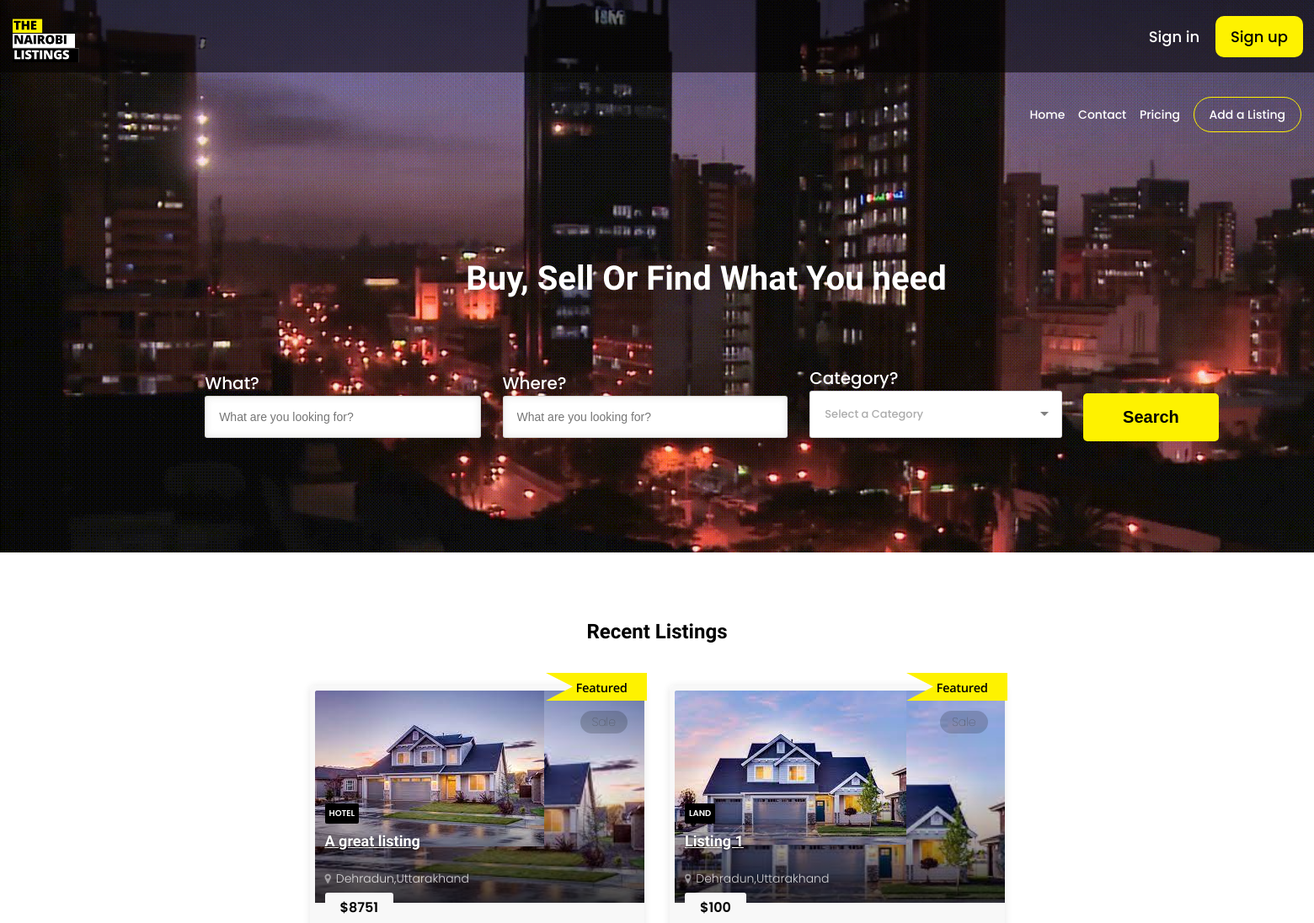
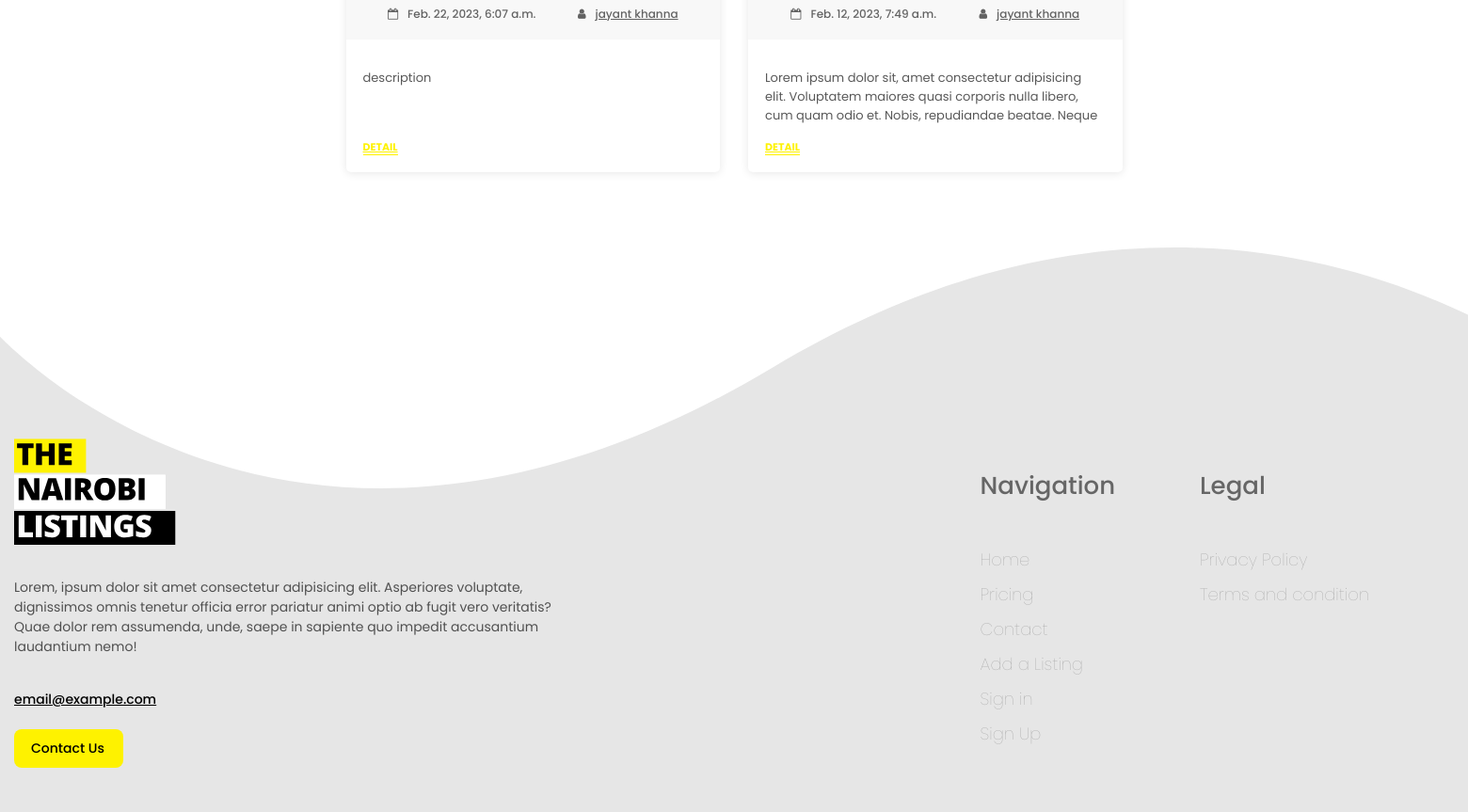
The page / on the database its author committed (2 pictures, top to bottom).
### Nairobi_app/models.py (models this page shows)
class Listing(models.Model):
    name = models.CharField(max_length=100)
    description = models.CharField(max_length=10000)
    price = models.CharField(max_length=100)
    featured = models.BooleanField(default=False)
    category = models.CharField(max_length=100)
    user = models.ForeignKey(User, on_delete=models.CASCADE)
    user_name = models.CharField(max_length=100)
    main_image = models.ImageField(upload_to='static/listing_images/')
    image1 = models.ImageField(upload_to='static/listing_images/',blank=True,null=True)
    image2 = models.ImageField(upload_to='static/listing_images/',blank=True,null=True)
    image3 = models.ImageField(upload_to='static/listing_images/',blank=True,null=True)
    image4 = models.ImageField(upload_to='static/listing_images/',blank=True,null=True)
    image5 = models.ImageField(upload_to='static/listing_images/',blank=True,null=True)
    city = models.CharField(max_length=100)
    state = models.CharField(max_length=100)
    tag = models.CharField(max_length=100)
    country = models.CharField(max_length=100)
    date_added = models.DateTimeField(auto_now_add=True)
    status = models.CharField(max_length=100,default="pending")
    feature1 = models.CharField(max_length=100,blank=True,null=True)
    feature2 = models.CharField(max_length=100,blank=True,null=True)
    feature3 = models.CharField(max_length=100,blank=True,null=True)
    feature4 = models.CharField(max_length=100,blank=True,null=True)
    feature5 = models.CharField(max_length=100,blank=True,null=True)
    feature6 = models.CharField(max_length=100,blank=True,null=True)
    rating = models.CharField(max_length=100,default="1")
    video_360_link = models.CharField(max_length=1000,blank=True,null=True)
    google_map_link = models.CharField(max_length=10000,blank=True,null=True)

### Nairobi_app/views.py (the view, shortened to what this page needs)
# urls.py: path('', views.index, name='index'),
def index(request):
    listings = Listing.objects.all().order_by('?')[:8]
    return render(request, 'index.html',{'login': False,'listings': listings})

### templates/index.html (shortened to what this page needs)
{% load static %}
<!doctype html>
<html lang="en">
<head>
    <link rel="stylesheet" href="{% static 'css/bootstrap.css' %}" type="text/css">
    <link rel="stylesheet" href="{% static 'css/font-awesome.css' %}" type="text/css">
    <link rel="stylesheet" href="{% static 'css/selectize.css' %}" type="text/css">
    <link rel="stylesheet" href="{% static 'css/style.css' %}">
    <link rel="stylesheet" href="{% static 'css/index.css' %}">
    <link rel="stylesheet" href="https://cdnjs.cloudflare.com/ajax/libs/font-awesome/4.7.0/css/font-awesome.min.css">
</head>
<body>
    <body>
        <div class="page home-page">
            <header id="header">
                {% if login %}
                <div id="user_profile">
                    <div id="left_signin">
                        <img src="{% static 'images/logo.svg' %}" alt="" id="logo">
                    </div>
                    <div id="right_signin">
                        <a href="javascript:void(0)" onclick="open_user_details_modal()" id="right_signin_a">
                            <img id="user_img" src="{{user.image.url}}" alt="">
                            <p>Hi {{username}}</p>
                        </a>
                    </div>
                </div>
                {% else %}
                <div id="sign_up_in">
                    <div id="left_signin">
                        <img src="{% static 'images/logo.svg' %}" alt="" id="logo">
                    </div>
                    <div id="right_signin">
                        <a href="login" id="sign_in">Sign in</a>
                        <a href="signup" id="sign_up">Sign up</a>
                    </div>
                </div>
                {% endif %}
                <div id="header_top">
                    <div id="header_right">
                        <a href="home">Home</a>
                        <a href="contact">Contact</a>
                        <a href="pricing">Pricing</a>
                        <a href="submitad" id="submit_ad">Add a Listing</a>
                    </div>
                </div>
                <div id="header_bottom">
                    <h2>Buy, Sell Or Find What You need</h2>
                    <div id="search">
                        <form action="search_listing" method="GET">
                            <div id="what">
                                <label class="label_header" for="what-input">What?</label>
                                <input id="what-input" name="what" type="text" required placeholder="What are you looking for?">
                            </div>
                            <div id="where">
                                <label class="label_header" for="where-input">Where?</label>
                                <input type="text" id="where-input" name="where" required placeholder="What are you looking for?">
                            </div>
                            <div id="category">
                                <label class="label_header" id="category_label" for="">Category?</label>
                            </div>
                            <div id="submit">
                                <input type="submit" value="Search">
                            </div>
                        </form>
                    </div>
                </div>
            </header>
            <section style="background-color: white;" class="content">
                <section class="block">
                    <div class="container">
                        <div class="section-title clearfix">
                            <div class="float-xl-left float-md-left float-sm-none">
                                <h2 id="recent_listing">Recent Listings</h2>
                            </div>
                        </div>
                        <div class="items item-part masonry grid-xl-4-items grid-lg-3-items grid-md-2-items">
                            {% for listing in listings %}
                            <div class="item">
                                {% if listing.featured == True %}
                                <div id="featured"><img src="{% static 'images/featured_tag.svg' %}" alt=""></div>
                                {% endif %}
                                <div id="tag">{{listing.tag}}</div>
                                <div class="wrapper">
                                    <div class="image">
                                        <h3>
                                            <a href="#" class="tag category">{{listing.category}}</a>
                                            <a href="showlisting?listing_id={{listing.id}}" class="title">{{listing.name}}</a>
                                        </h3>
                                        <a href="showlisting?listing_id={{listing.id}}" class="image-wrapper background-image">
                                            <img src="{{listing.main_image.url}}" alt="">
                                        </a>
                                    </div>
                                    <h4 class="location">
                                        <a href="javascript:void(0)" style="text-decoration: none;">{{listing.city}},{{listing.state}}</a>
                                    </h4>
                                    <div class="price">${{listing.price}}</div>
                                    <div class="meta">
                                        <figure>
                                            <i class="fa fa-calendar-o"></i>{{listing.date_added}}
                                        </figure>
                                        <figure>
                                            <a href="userprofile?userid={{listing.user.id}}">
                                                <i class="fa fa-user"></i>{{listing.user_name}}
                                            </a>
                                        </figure>
                                    </div>
                                    <div class="description">
                                        <p>{{listing.description}}</p>
                                    </div>
                                    <a href="showlisting?listing_id={{listing.id}}" class="detail text-caps underline">Detail</a>
                                </div>
                            </div>
                            {% endfor %}
                        </div>
                    </div>
                </section>
            </section>
            <footer>
                <div id="left_footer">
                    <img src="{% static 'images/logo.svg' %}" alt="">
                    <br>
                    <p>Lorem, ipsum dolor sit amet consectetur adipisicing elit. Asperiores voluptate, dignissimos omnis tenetur officia error pariatur animi optio ab fugit vero veritatis? Quae dolor rem assumenda, unde, saepe in sapiente quo impedit accusantium laudantium nemo!</p>
                    <br>
                    <a href="" id="footer_mail">email@example.com</a>
                    <br>
                    <a href="contact" id="footer_contact_ud">Contact Us</a>
                </div>
                <div id="right_footer">
                    <div id="one_right">
                        <h4>Navigation</h4>
                        <a href="home">Home</a>
                        <a href="pricing">Pricing</a>
                        <a href="contact">Contact</a>
                        <a href="submitad">Add a Listing</a>
                        <a href="login">Sign in</a>
                        <a href="signup">Sign Up</a>
                    </div>
                    <div id="two_right">
                        <h4>Legal</h4>
                        <a href="privacy_policy">Privacy Policy</a>
                        <a href="terms_and_condition">Terms and condition</a>
                    </div>
                </div>
            </footer>
        </div>
</body>
</html>

### static/css/index.css (style rules this page uses)
body { background-color: white !important; }
#sign_up_in { background-color: rgb(3, 1, 2, 56%); display: flex; justify-content: space-between; align-items: center; padding-top: 18px; padding-bottom: 18px; padding-right: 13px; height: 50px; }
#sign_up_in a { color: white; text-decoration: none; font-size: 18px; }
#sign_up { margin-left: 15px; background-color: #FEF200; padding: 12px 18px; border-radius: 10px; color: black !important; }
#header { background : url('../images/bg.png'); height: 656px; }
#logo { margin-left: 15px; margin-top: 15px; cursor: pointer; width: 115px; }
#header_bottom { margin-top: 150px; }
#header_top { display: flex; justify-content: space-between; align-items: center; }
#header_right { margin-top: 40px; margin-right: 15px; }
#header_right a { margin-left: 12px; color: white; font-size: 14px; text-decoration: none; }
#submit_ad { border: 1px solid #FEF200; border-radius: 25px; padding: 10px 18px; }
#search form { display: flex; justify-content: center; align-items: center; width: 1690px; }
#where,#what { margin-right: 60px; }
#category { margin-right: -60px; }
#header_bottom h2 { display: flex; margin-left: 117px; justify-content: center; align-items: center; color: white; font-size: 40px; margin-bottom: 80px; }
.label_header { color: white; font-size: 20px; }
#submit input { margin-left: -34px; background-color: #FEF200; border: none; margin-top: 30px; cursor: pointer; border-radius: 5px; padding: 17px 47px; color: black; font-size: 20px; font-weight: 600; }
#submit { z-index: 99999; }
#recent_listing { display: flex; justify-content: center; align-items: center; }
.item-part { display: flex; justify-content: center; align-items: center; }
.item { position: relative !important; }
#featured { position: absolute; z-index: 9; top: -15px; right: 12px; }
#featured img { width: 120px; }
footer { padding-top: 200px; z-index: 99999; background: url('../images/footer-bg.svg'); display: flex; height: 400px; justify-content: space-between; }
#left_footer { display: flex; flex-direction: column; margin-left: 15px; }
#left_footer img { width: 250px; }
#left_footer p { width: 600px; }
#right_footer { display: flex; margin-right: 15px; }
#one_right,#two_right { display: flex; flex-direction: column; margin-right: 15px; }
#left_footer { margin-left: 15px; }
#footer_contact_ud { background-color: #FEF200; color: black; border-radius: 8px; width: 80px; text-decoration: none; padding: 10px 18px; }
#one_right h4,#two_right h4 { font-size: 26px; color: rgb(102, 102, 102); font-weight: 500; }
#one_right { margin-right: 90px; }
#two_right { margin-right: 90px; }
#one_right a,#two_right a { color: rgb(160, 160, 160); text-decoration: none; font-size: 18px; font-weight: 100; margin-top: 10px; }
.items:not(.selectize-input) .item .meta { background-color: #f8f8f8; padding-left: 0 !important; padding-right: 0 !important; font-size: 1.2rem; padding-left: 54px; white-space: nowrap; margin-top: -0.2rem; display: flex; position: relative; justify-content: space-evenly; align-items: center; }
figure { margin-top: 12px !important; margin-right: 0 !important; margin-left: 0 !important; display: flex !important; justify-content: center !important; align-items: center !important; }
#tag { position: absolute; z-index: 999999; top: 30px; color: #434343; font-size: 14px; font-weight: 100; right: 35px; background-color: rgba(0, 0, 0, 0.183); padding: 3px 14px; border-radius: 15px; }

### rows shown on the page
Listing: featured True (drawn), tag "Sale", category "HOTEL", name "A great listing", shows a picture, main_image (picture), city "Dehradun", state "Uttarakhand", price "8751", date_added "Feb. 22, 2023, 6:07 a.m.", user_name "jayant khanna", description "description"
Listing: featured True (drawn), tag "Sale", category "LAND", name "Listing 1", shows a picture, main_image (picture), city "Dehradun", state "Uttarakhand", price "100", date_added "Feb. 12, 2023, 7:49 a.m.", user_name "jayant khanna", description "Lorem ipsum dolor sit, amet consectetur adipisicing elit. Voluptatem maiores quasi corporis nulla libero, cum quam odio et. Nobis, repudiandae beatae. Neque…"
